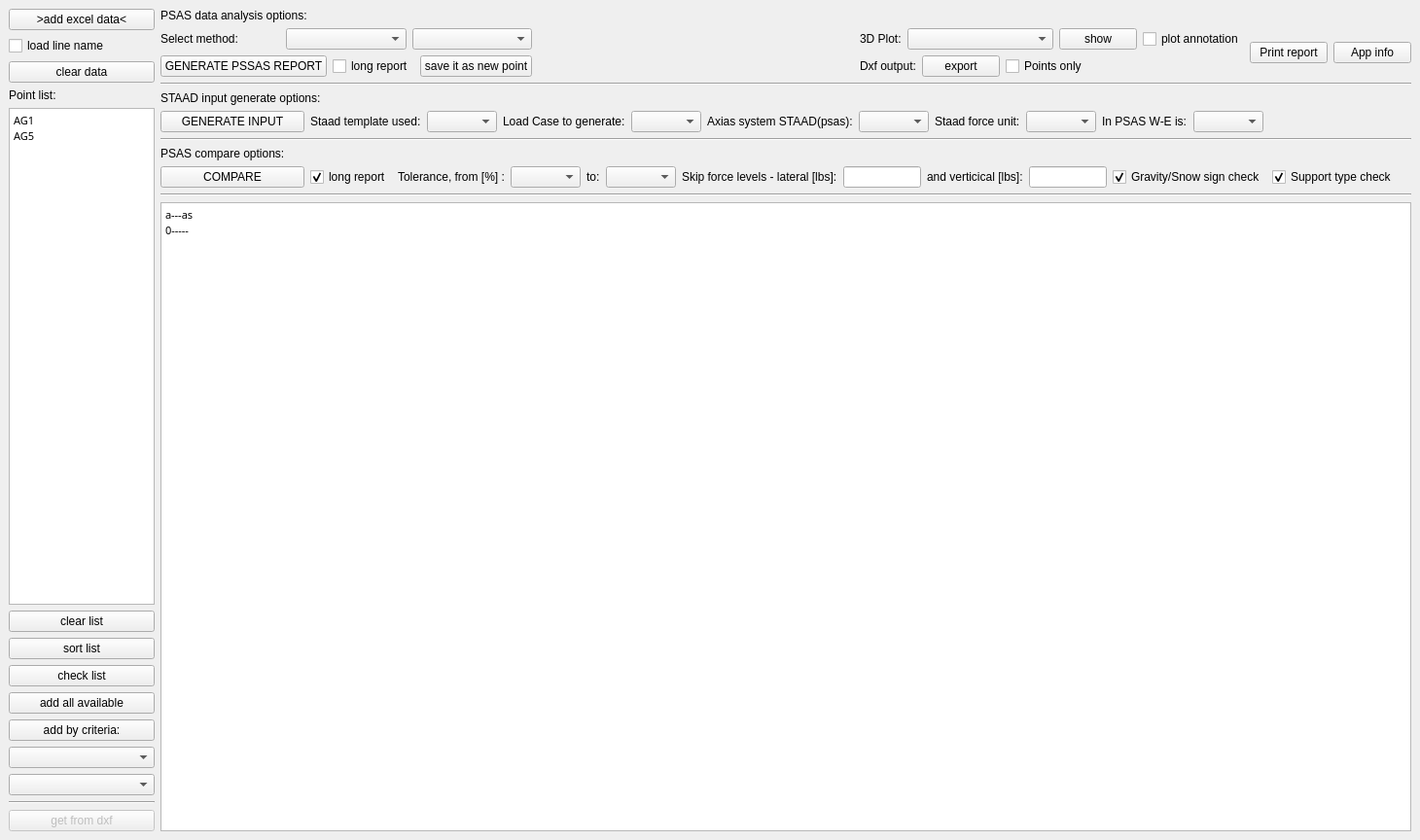
<?xml version="1.0" encoding="UTF-8"?>
<ui version="4.0">
 <class>MainWindow</class>
 <widget class="QMainWindow" name="MainWindow">
  <property name="geometry">
   <rect>
    <x>0</x>
    <y>0</y>
    <width>1460</width>
    <height>864</height>
   </rect>
  </property>
  <property name="windowTitle">
   <string>gismo</string>
  </property>
  <widget class="QWidget" name="centralwidget">
   <layout class="QHBoxLayout" name="horizontalLayout_8">
    <item>
     <layout class="QVBoxLayout" name="verticalLayout">
      <item>
       <widget class="QPushButton" name="pushButton_load">
        <property name="text">
         <string>&gt;add excel data&lt;</string>
        </property>
       </widget>
      </item>
      <item>
       <widget class="QCheckBox" name="checkBox_line_name">
        <property name="text">
         <string>load line name</string>
        </property>
       </widget>
      </item>
      <item>
       <widget class="QPushButton" name="pushButton_clear_data">
        <property name="text">
         <string>clear data</string>
        </property>
       </widget>
      </item>
      <item>
       <widget class="QLabel" name="label">
        <property name="text">
         <string>Point list:</string>
        </property>
       </widget>
      </item>
      <item>
       <widget class="QPlainTextEdit" name="plainTextEdit_serch">
        <property name="sizePolicy">
         <sizepolicy hsizetype="Fixed" vsizetype="Expanding">
          <horstretch>0</horstretch>
          <verstretch>0</verstretch>
         </sizepolicy>
        </property>
        <property name="maximumSize">
         <size>
          <width>150</width>
          <height>16777215</height>
         </size>
        </property>
        <property name="font">
         <font>
          <family>ISOCPEUR</family>
          <pointsize>8</pointsize>
         </font>
        </property>
        <property name="plainText">
         <string>AG1
AG5</string>
        </property>
       </widget>
      </item>
      <item>
       <widget class="QPushButton" name="pushButton_clear_list">
        <property name="text">
         <string>clear list</string>
        </property>
       </widget>
      </item>
      <item>
       <widget class="QPushButton" name="pushButton_Sort">
        <property name="text">
         <string>sort list</string>
        </property>
       </widget>
      </item>
      <item>
       <widget class="QPushButton" name="pushButton_check">
        <property name="text">
         <string>check list</string>
        </property>
       </widget>
      </item>
      <item>
       <widget class="QPushButton" name="pushButton_getMembers">
        <property name="text">
         <string>add all available</string>
        </property>
       </widget>
      </item>
      <item>
       <widget class="QPushButton" name="pushButton_find_by_type">
        <property name="text">
         <string>add by criteria:</string>
        </property>
       </widget>
      </item>
      <item>
       <widget class="QComboBox" name="comboBox_Type"/>
      </item>
      <item>
       <widget class="QComboBox" name="comboBox_Line"/>
      </item>
      <item>
       <widget class="Line" name="line_3">
        <property name="orientation">
         <enum>Qt::Horizontal</enum>
        </property>
       </widget>
      </item>
      <item>
       <widget class="QPushButton" name="pushButton_getMembers_2">
        <property name="enabled">
         <bool>false</bool>
        </property>
        <property name="text">
         <string>get from dxf</string>
        </property>
       </widget>
      </item>
     </layout>
    </item>
    <item>
     <layout class="QVBoxLayout" name="verticalLayout_4">
      <item>
       <widget class="QLabel" name="label_6">
        <property name="text">
         <string>PSAS data analysis options:</string>
        </property>
       </widget>
      </item>
      <item>
       <layout class="QHBoxLayout" name="horizontalLayout_7">
        <item>
         <layout class="QVBoxLayout" name="verticalLayout_2">
          <item>
           <layout class="QHBoxLayout" name="horizontalLayout">
            <item>
             <widget class="QLabel" name="label_3">
              <property name="text">
               <string>Select method:</string>
              </property>
             </widget>
            </item>
            <item>
             <widget class="QComboBox" name="comboBox_method">
              <property name="minimumSize">
               <size>
                <width>120</width>
                <height>0</height>
               </size>
              </property>
             </widget>
            </item>
            <item>
             <widget class="QComboBox" name="comboBox_method_value">
              <property name="minimumSize">
               <size>
                <width>90</width>
                <height>0</height>
               </size>
              </property>
             </widget>
            </item>
           </layout>
          </item>
          <item>
           <layout class="QHBoxLayout" name="horizontalLayout_2">
            <item>
             <widget class="QPushButton" name="pushButton_Report">
              <property name="text">
               <string>GENERATE PSSAS REPORT</string>
              </property>
             </widget>
            </item>
            <item>
             <widget class="QCheckBox" name="checkBox_full">
              <property name="text">
               <string>long report</string>
              </property>
              <property name="checked">
               <bool>false</bool>
              </property>
             </widget>
            </item>
            <item>
             <widget class="QPushButton" name="pushButton_save_point">
              <property name="text">
               <string>save it as new point</string>
              </property>
             </widget>
            </item>
           </layout>
          </item>
         </layout>
        </item>
        <item>
         <layout class="QHBoxLayout" name="horizontalLayout_6">
          <item>
           <spacer name="horizontalSpacer">
            <property name="orientation">
             <enum>Qt::Horizontal</enum>
            </property>
            <property name="sizeHint" stdset="0">
             <size>
              <width>40</width>
              <height>20</height>
             </size>
            </property>
           </spacer>
          </item>
          <item>
           <layout class="QVBoxLayout" name="verticalLayout_3">
            <item>
             <layout class="QHBoxLayout" name="horizontalLayout_3">
              <item>
               <widget class="QLabel" name="label_2">
                <property name="text">
                 <string>3D Plot:</string>
                </property>
               </widget>
              </item>
              <item>
               <widget class="QComboBox" name="comboBox_plt_comb">
                <property name="minimumSize">
                 <size>
                  <width>150</width>
                  <height>0</height>
                 </size>
                </property>
               </widget>
              </item>
              <item>
               <widget class="QPushButton" name="pushButton_plt_show">
                <property name="text">
                 <string>show</string>
                </property>
               </widget>
              </item>
              <item>
               <widget class="QCheckBox" name="checkBox_pltAnnot">
                <property name="text">
                 <string>plot annotation</string>
                </property>
                <property name="checked">
                 <bool>false</bool>
                </property>
               </widget>
              </item>
             </layout>
            </item>
            <item>
             <layout class="QHBoxLayout" name="horizontalLayout_4">
              <item>
               <widget class="QLabel" name="label_4">
                <property name="text">
                 <string>Dxf output:</string>
                </property>
               </widget>
              </item>
              <item>
               <widget class="QPushButton" name="pushButton_dxf">
                <property name="text">
                 <string>export</string>
                </property>
               </widget>
              </item>
              <item>
               <widget class="QCheckBox" name="checkBox_DxfPointsOnly">
                <property name="text">
                 <string>Points only</string>
                </property>
               </widget>
              </item>
              <item>
               <spacer name="horizontalSpacer_2">
                <property name="orientation">
                 <enum>Qt::Horizontal</enum>
                </property>
                <property name="sizeHint" stdset="0">
                 <size>
                  <width>40</width>
                  <height>20</height>
                 </size>
                </property>
               </spacer>
              </item>
             </layout>
            </item>
           </layout>
          </item>
          <item>
           <layout class="QHBoxLayout" name="horizontalLayout_5">
            <item>
             <widget class="QPushButton" name="pushButton_print">
              <property name="text">
               <string>Print report</string>
              </property>
             </widget>
            </item>
            <item>
             <widget class="QPushButton" name="pushButton_info">
              <property name="text">
               <string>App info</string>
              </property>
             </widget>
            </item>
           </layout>
          </item>
         </layout>
        </item>
       </layout>
      </item>
      <item>
       <widget class="Line" name="line">
        <property name="orientation">
         <enum>Qt::Horizontal</enum>
        </property>
       </widget>
      </item>
      <item>
       <widget class="QLabel" name="label_5">
        <property name="text">
         <string>STAAD input generate options:</string>
        </property>
       </widget>
      </item>
      <item>
       <layout class="QHBoxLayout" name="horizontalLayout_9">
        <item>
         <widget class="QPushButton" name="pushButton_staadGet">
          <property name="minimumSize">
           <size>
            <width>148</width>
            <height>0</height>
           </size>
          </property>
          <property name="text">
           <string>GENERATE INPUT</string>
          </property>
         </widget>
        </item>
        <item>
         <widget class="QLabel" name="label_10">
          <property name="text">
           <string>Staad template used:</string>
          </property>
         </widget>
        </item>
        <item>
         <widget class="QComboBox" name="comboBox_staadTemplate"/>
        </item>
        <item>
         <widget class="QLabel" name="label_8">
          <property name="text">
           <string>Load Case to generate:</string>
          </property>
         </widget>
        </item>
        <item>
         <widget class="QComboBox" name="comboBox_staadLC"/>
        </item>
        <item>
         <widget class="QLabel" name="label_7">
          <property name="text">
           <string>Axias system STAAD(psas):</string>
          </property>
         </widget>
        </item>
        <item>
         <widget class="QComboBox" name="comboBox_staadUCS"/>
        </item>
        <item>
         <widget class="QLabel" name="label_9">
          <property name="text">
           <string>Staad force unit:</string>
          </property>
         </widget>
        </item>
        <item>
         <widget class="QComboBox" name="comboBox_staadUnit"/>
        </item>
        <item>
         <widget class="QLabel" name="label_11">
          <property name="text">
           <string>In PSAS W-E is:</string>
          </property>
         </widget>
        </item>
        <item>
         <widget class="QComboBox" name="comboBox_staadPsasWE"/>
        </item>
        <item>
         <spacer name="horizontalSpacer_3">
          <property name="orientation">
           <enum>Qt::Horizontal</enum>
          </property>
          <property name="sizeHint" stdset="0">
           <size>
            <width>40</width>
            <height>20</height>
           </size>
          </property>
         </spacer>
        </item>
       </layout>
      </item>
      <item>
       <widget class="Line" name="line_2">
        <property name="orientation">
         <enum>Qt::Horizontal</enum>
        </property>
       </widget>
      </item>
      <item>
       <widget class="QLabel" name="label_12">
        <property name="text">
         <string>PSAS compare options:</string>
        </property>
       </widget>
      </item>
      <item>
       <layout class="QHBoxLayout" name="horizontalLayout_10">
        <item>
         <widget class="QPushButton" name="pushButton_Compare">
          <property name="minimumSize">
           <size>
            <width>148</width>
            <height>0</height>
           </size>
          </property>
          <property name="text">
           <string>COMPARE</string>
          </property>
         </widget>
        </item>
        <item>
         <widget class="QCheckBox" name="checkBox_compare_long">
          <property name="text">
           <string>long report</string>
          </property>
          <property name="checked">
           <bool>true</bool>
          </property>
          <property name="autoRepeat">
           <bool>false</bool>
          </property>
         </widget>
        </item>
        <item>
         <widget class="QLabel" name="label_13">
          <property name="text">
           <string>Tolerance, from [%] :</string>
          </property>
         </widget>
        </item>
        <item>
         <widget class="QComboBox" name="comboBox_tolerance_from"/>
        </item>
        <item>
         <widget class="QLabel" name="label_14">
          <property name="text">
           <string>to:</string>
          </property>
         </widget>
        </item>
        <item>
         <widget class="QComboBox" name="comboBox_tolerance_to"/>
        </item>
        <item>
         <widget class="QLabel" name="label_15">
          <property name="text">
           <string>Skip force levels - lateral [lbs]:</string>
          </property>
         </widget>
        </item>
        <item>
         <widget class="QLineEdit" name="lineEdit_skip_value_lateral">
          <property name="enabled">
           <bool>true</bool>
          </property>
          <property name="sizePolicy">
           <sizepolicy hsizetype="Fixed" vsizetype="Fixed">
            <horstretch>0</horstretch>
            <verstretch>0</verstretch>
           </sizepolicy>
          </property>
          <property name="maximumSize">
           <size>
            <width>80</width>
            <height>16777215</height>
           </size>
          </property>
         </widget>
        </item>
        <item>
         <widget class="QLabel" name="label_16">
          <property name="text">
           <string>and verticical [lbs]:</string>
          </property>
         </widget>
        </item>
        <item>
         <widget class="QLineEdit" name="lineEdit_skip_value_vertical">
          <property name="enabled">
           <bool>true</bool>
          </property>
          <property name="sizePolicy">
           <sizepolicy hsizetype="Fixed" vsizetype="Fixed">
            <horstretch>0</horstretch>
            <verstretch>0</verstretch>
           </sizepolicy>
          </property>
          <property name="maximumSize">
           <size>
            <width>80</width>
            <height>16777215</height>
           </size>
          </property>
         </widget>
        </item>
        <item>
         <widget class="QCheckBox" name="checkBox_compare_sign_check">
          <property name="text">
           <string>Gravity/Snow sign check</string>
          </property>
          <property name="checked">
           <bool>true</bool>
          </property>
         </widget>
        </item>
        <item>
         <widget class="QCheckBox" name="checkBox_compare_support_type_check">
          <property name="text">
           <string>Support type check</string>
          </property>
          <property name="checked">
           <bool>true</bool>
          </property>
         </widget>
        </item>
        <item>
         <spacer name="horizontalSpacer_4">
          <property name="orientation">
           <enum>Qt::Horizontal</enum>
          </property>
          <property name="sizeHint" stdset="0">
           <size>
            <width>40</width>
            <height>20</height>
           </size>
          </property>
         </spacer>
        </item>
       </layout>
      </item>
      <item>
       <widget class="Line" name="line_4">
        <property name="orientation">
         <enum>Qt::Horizontal</enum>
        </property>
       </widget>
      </item>
      <item>
       <widget class="QTextBrowser" name="textBrowser_output">
        <property name="font">
         <font>
          <family>ISOCTEUR</family>
          <pointsize>11</pointsize>
         </font>
        </property>
        <property name="verticalScrollBarPolicy">
         <enum>Qt::ScrollBarAsNeeded</enum>
        </property>
        <property name="horizontalScrollBarPolicy">
         <enum>Qt::ScrollBarAsNeeded</enum>
        </property>
        <property name="html">
         <string>&lt;!DOCTYPE HTML PUBLIC &quot;-//W3C//DTD HTML 4.0//EN&quot; &quot;http://www.w3.org/TR/REC-html40/strict.dtd&quot;&gt;
&lt;html&gt;&lt;head&gt;&lt;meta name=&quot;qrichtext&quot; content=&quot;1&quot; /&gt;&lt;meta charset=&quot;utf-8&quot; /&gt;&lt;style type=&quot;text/css&quot;&gt;
p, li { white-space: pre-wrap; }
hr { height: 1px; border-width: 0; }
li.unchecked::marker { content: &quot;\2610&quot;; }
li.checked::marker { content: &quot;\2612&quot;; }
&lt;/style&gt;&lt;/head&gt;&lt;body style=&quot; font-family:'ISOCTEUR'; font-size:11pt; font-weight:400; font-style:normal;&quot;&gt;
&lt;p style=&quot; margin-top:0px; margin-bottom:0px; margin-left:0px; margin-right:0px; -qt-block-indent:0; text-indent:0px;&quot;&gt;&lt;span style=&quot; font-size:8.25pt;&quot;&gt;a---as&lt;/span&gt;&lt;/p&gt;
&lt;p style=&quot; margin-top:0px; margin-bottom:0px; margin-left:0px; margin-right:0px; -qt-block-indent:0; text-indent:0px;&quot;&gt;&lt;span style=&quot; font-size:8.25pt;&quot;&gt;0-----&lt;/span&gt;&lt;/p&gt;&lt;/body&gt;&lt;/html&gt;</string>
        </property>
       </widget>
      </item>
     </layout>
    </item>
   </layout>
  </widget>
  <widget class="QMenuBar" name="menubar">
   <property name="geometry">
    <rect>
     <x>0</x>
     <y>0</y>
     <width>1460</width>
     <height>22</height>
    </rect>
   </property>
  </widget>
 </widget>
 <resources/>
 <connections/>
</ui>
